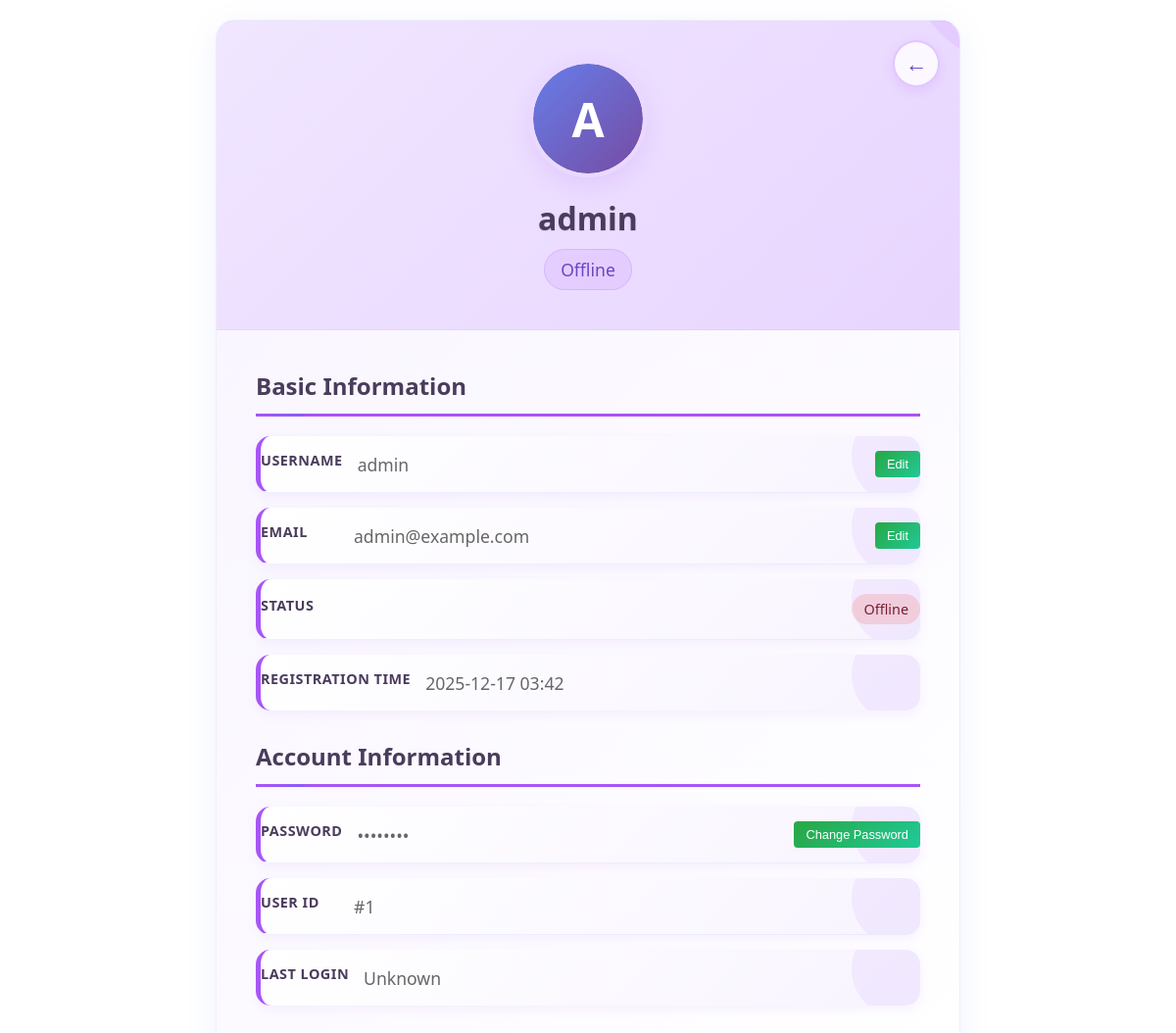
Screenshot of /profile (signed in) with the database file from the repository.
### tables this page shows
CREATE TABLE users (
    id INT PRIMARY KEY AUTO_INCREMENT,
    username VARCHAR(50) UNIQUE NOT NULL,
    email VARCHAR(100) UNIQUE NOT NULL,
    password VARCHAR(255) NOT NULL,
    avatar VARCHAR(255) DEFAULT 'default_avatar.png',
    status ENUM('online', 'offline', 'away') DEFAULT 'offline',
    last_seen TIMESTAMP DEFAULT CURRENT_TIMESTAMP,
    created_at TIMESTAMP DEFAULT CURRENT_TIMESTAMP,
    updated_at TIMESTAMP DEFAULT CURRENT_TIMESTAMP ON UPDATE CURRENT_TIMESTAMP,
    INDEX idx_users_username (username),
    INDEX idx_users_email (email),
    INDEX idx_users_status (status)
);

### lang/Language.php (called while the page is built, shortened)
<?php
class Language {
    private static $instance = null;
    private $currentLanguage = 'zh';
    private $translations = [];
    private $supportedLanguages = ['zh', 'en', 'ms'];
    public static function getInstance() {
        if (self::$instance === null) {
            self::$instance = new self();
        }
        return self::$instance;
    }
    private function initializeLanguage() {
        if (isset($_SESSION['language']) && in_array($_SESSION['language'], $this->supportedLanguages)) {
            $this->currentLanguage = $_SESSION['language'];
        } else {
            $this->currentLanguage = $this->detectBrowserLanguage();
            $_SESSION['language'] = $this->currentLanguage;
        }
    }
    private function loadTranslations() {
        $langFile = BASE_PATH . '/lang/' . $this->currentLanguage . '.php';
        if (file_exists($langFile)) {
            $this->translations = include $langFile;
        } else {
            $defaultFile = BASE_PATH . '/lang/zh.php';
            if (file_exists($defaultFile)) {
                $this->translations = include $defaultFile;
            }
        }
    }
    public function get($key, $default = null) {
        if (isset($this->translations[$key])) {
            return $this->translations[$key];
        }
        return $default !== null ? $default : $key;
    }
    public function getCurrentLanguage() {
        return $this->currentLanguage;
    }
}
function __($key, $default = null) {
    return Language::getInstance()->get($key, $default);
}

### config/Database.php (called while the page is built, shortened)
<?php
class Database {
    private static $instance = null;
    private $connection;
    private $host = 'localhost';
    private $dbname = 'chatting_system';
    private $username = 'root';
    private $password = '';
    private function __construct() {
        try {
            $this->connection = new PDO(
                "mysql:host={$this->host};dbname={$this->dbname};charset=utf8mb4",
                $this->username,
                $this->password,
                [
                    PDO::ATTR_ERRMODE => PDO::ERRMODE_EXCEPTION,
                    PDO::ATTR_DEFAULT_FETCH_MODE => PDO::FETCH_ASSOC,
                    PDO::ATTR_EMULATE_PREPARES => false
                ]
            );
        } catch (PDOException $e) {
            die("数据库连接失败: " . $e->getMessage());
        }
    }
    public static function getInstance() {
        if (self::$instance === null) {
            self::$instance = new self();
        }
        return self::$instance;
    }
    public function query($sql, $params = []) {
        try {
            $stmt = $this->connection->prepare($sql);
            $result = $stmt->execute($params);
            return $stmt;
        } catch (PDOException $e) {
            error_log("Database query exception - SQL: $sql, Params: " . print_r($params, true));
            error_log("Database query exception: " . $e->getMessage());
            return false;
        }
    }
    public function fetch($sql, $params = []) {
        $stmt = $this->query($sql, $params);
        return $stmt->fetch();
    }
}
?>

### app/models/User.php (called while the page is built, shortened)
<?php
require_once BASE_PATH . '/config/Database.php';
class User {
    private $db;
    public function __construct() {
        $this->db = Database::getInstance();
    }
    public function getUserById($userId) {
        $sql = "SELECT id, username, email, avatar, status, last_seen, created_at FROM users WHERE id = ?";
        return $this->db->fetch($sql, [$userId]);
    }
}
?>

### app/views/profile.php (the view, shortened to what this page needs)
<?php
require_once BASE_PATH . '/lang/Language.php';
$lang = Language::getInstance();
require_once BASE_PATH . '/config/Database.php';
require_once BASE_PATH . '/app/models/User.php';
$userModel = new User();
$user = $userModel->getUserById($_SESSION['user_id']);
?>
<!DOCTYPE html>
<html lang="<?php echo $lang->getCurrentLanguage(); ?>">
<head>
    <link rel="stylesheet" href="/CHATTING/public/css/style.css">
</head>
<body>
    <div class="profile-container">
        <div class="profile-card">
            <a href="/CHATTING/dashboard" class="back-btn" title="<?php echo __('btn_back'); ?>"></a>
            <div class="profile-header">
                <div class="profile-avatar" onclick="showAvatarModal()">
                    <?php
                    $avatarPath = BASE_PATH . '/public/uploads/avatars/' . $user['avatar'];
                    $avatarExists = !empty($user['avatar']) && file_exists($avatarPath);
                    ?>
                    <?php if ($avatarExists): ?>
                        <img src="/CHATTING/public/uploads/avatars/<?php echo htmlspecialchars($user['avatar']); ?>" alt="<?php echo __('avatar_default'); ?>" onerror="this.style.display='none'; this.nextElementSibling.style.display='flex';">
                        <div style="display:none; width:100%; height:100%; background:linear-gradient(135deg, #667eea 0%, #764ba2 100%); align-items:center; justify-content:center; color:white; font-size:3rem; font-weight:bold; border-radius:50%;">
                            <?php echo strtoupper(substr($user['username'], 0, 1)); ?>
                        </div>
                    <?php else: ?>
                        <div style="width:100%; height:100%; background:linear-gradient(135deg, #667eea 0%, #764ba2 100%); display:flex; align-items:center; justify-content:center; color:white; font-size:3rem; font-weight:bold; border-radius:50%;">
                            <?php echo strtoupper(substr($user['username'], 0, 1)); ?>
                        </div>
                    <?php endif; ?>
                </div>
                <div class="profile-name"><?php echo htmlspecialchars($user['username']); ?></div>
                <div class="profile-status"><?php
                if ($user['status'] === 'online') {
                    echo __('status_online');
                } elseif ($user['status'] === 'away') {
                    echo __('status_away');
                } else {
                    echo __('status_offline');
                }
                ?></div>
            </div>
            <div class="profile-content">
                <div class="info-section">
                    <h3><?php echo __('profile_basic_info'); ?></h3>
                    <div class="info-item">
                        <span class="info-label"><?php echo __('profile_username_label'); ?></span>
                        <span class="info-value"><?php echo htmlspecialchars($user['username']); ?></span>
                        <button class="edit-btn" onclick="showEditModal('username', '<?php echo htmlspecialchars($user['username']); ?>')"><?php echo __('edit'); ?></button>
                    </div>
                    <div class="info-item">
                        <span class="info-label"><?php echo __('profile_email_label'); ?></span>
                        <span class="info-value"><?php echo htmlspecialchars($user['email']); ?></span>
                        <button class="edit-btn" onclick="showEditModal('email', '<?php echo htmlspecialchars($user['email']); ?>')"><?php echo __('edit'); ?></button>
                    </div>
                    <div class="info-item">
                        <span class="info-label"><?php echo __('profile_status_label'); ?></span>
                        <span class="status-badge status-<?php echo $user['status']; ?>">
                            <?php
                            if ($user['status'] === 'online') {
                                echo __('status_online');
                            } elseif ($user['status'] === 'away') {
                                echo __('status_away');
                            } else {
                                echo __('status_offline');
                            }
                            ?>
                        </span>
                    </div>
                    <div class="info-item">
                        <span class="info-label"><?php echo __('profile_registration_time'); ?></span>
                        <span class="info-value"><?php echo date('Y-m-d H:i', strtotime($user['created_at'])); ?></span>
                    </div>
                </div>
                <div class="info-section">
                    <h3><?php echo __('profile_account_info'); ?></h3>
                    <div class="info-item">
                        <span class="info-label"><?php echo __('profile_password_label'); ?></span>
                        <span class="info-value">••••••••</span>
                        <button class="edit-btn" onclick="showEditModal('password', '')"><?php echo __('profile_change_password'); ?></button>
                    </div>
                    <div class="info-item">
                        <span class="info-label"><?php echo __('profile_user_id'); ?></span>
                        <span class="info-value">#<?php echo $user['id']; ?></span>
                    </div>
                    <div class="info-item">
                        <span class="info-label"><?php echo __('profile_last_login'); ?></span>
                        <span class="info-value"><?php echo isset($user['last_login']) ? date('Y-m-d H:i', strtotime($user['last_login'])) : __('profile_unknown'); ?></span>
                    </div>
                </div>
            </div>
        </div>
    </div>
</body>
</html>

### core/router.php (shortened to what this page needs)
<?php
$request = $_SERVER['REQUEST_URI'];
$path = parse_url($request, PHP_URL_PATH);
$projectPath = '/CHATTING';
if (strpos($path, $projectPath) === 0) {
    $path = substr($path, strlen($projectPath));
}
$path = ltrim($path, '/');
if ($path === 'profile') {
    include VIEW_PATH . '/profile.php';
    exit;
}
?>

### public/css/style.css (style rules this page uses)
* { margin: 0; padding: 0; box-sizing: border-box; }
body { font-family: 'Segoe UI', Tahoma, Geneva, Verdana, sans-serif; background: linear-gradient(135deg, #667eea 0%, #764ba2 100%); min-height: 100vh; color: #333; margin: 0; padding: 0; -webkit-text-size-adjust: 100%; -webkit-tap-highlight-color: transparent; -webkit-touch-callout: none; -webkit-user-select: none; -moz-user-select: none; -ms-user-select: none; user-select: none; }
.status-offline { background: #6c757d; }

### rows the page displays
users: username "A", username "admin", email "admin@example.com", created_at "2025-12-17 03:42", id "1"

### other values shown
__('status_offline') "Offline"
__('profile_basic_info') "Basic Information"
__('profile_username_label') "USERNAME"
__('edit') "Edit"
__('profile_email_label') "EMAIL"
__('profile_status_label') "STATUS"
__('profile_registration_time') "REGISTRATION TIME"
__('profile_account_info') "Account Information"
__('profile_password_label') "PASSWORD"
__('profile_change_password') "Change Password"
__('profile_user_id') "USER ID"
__('profile_last_login') "LAST LOGIN"
__('profile_unknown') "Unknown"
